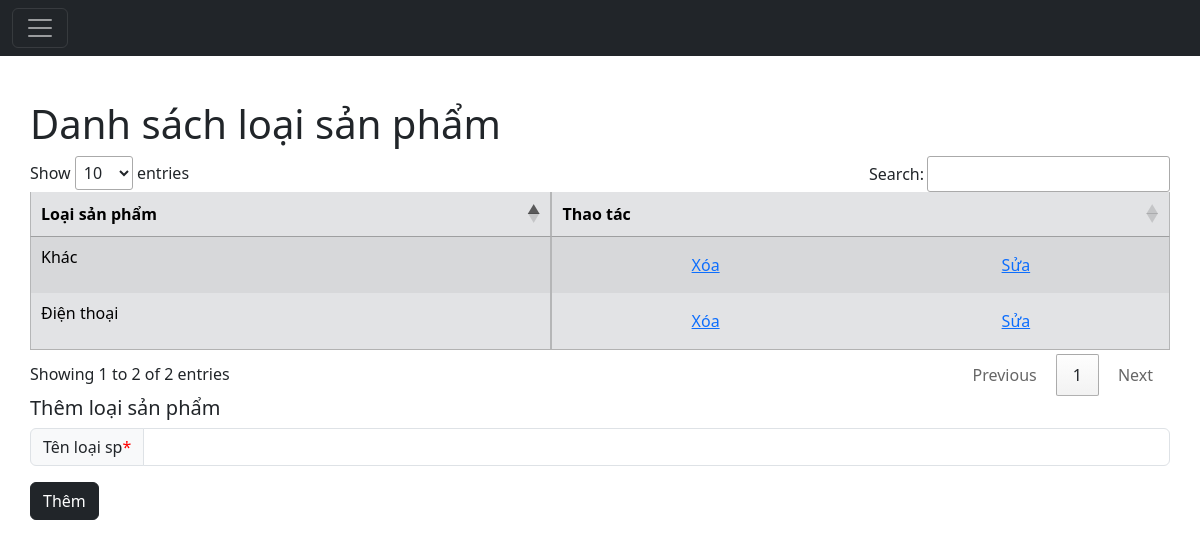
Before: /admin/Pages/ListProductType.php with the older database file.
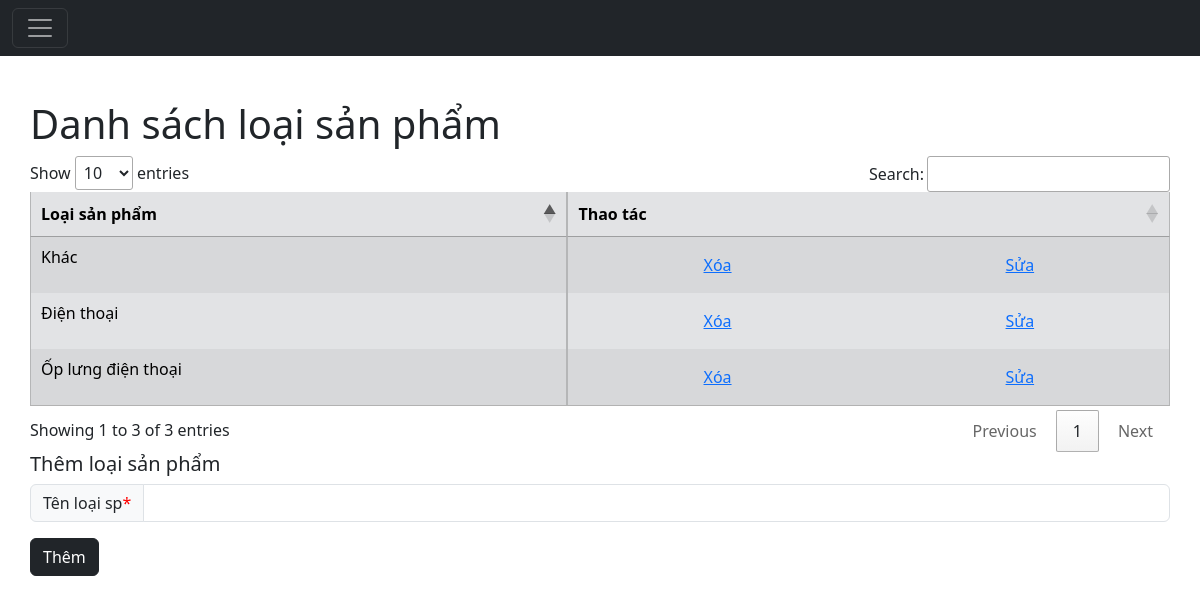
After: the same page with the newer database file.
### tables this page shows
CREATE TABLE `loaisp` (
  `loaisp_ten` varchar(250) NOT NULL
);

### admin/Includes/linkAdmin.php (called while the page is built, shortened)
<?php
$linkBE = "../Includes/BE/";
?>

### admin/Pages/ListProductType.php (the view, shortened to what this page needs)
<!doctype html>
<html lang="en" >
  <head>
  </head>
  <body>
  <?php
  include("./MenuAdmin.php");
  ?>
  <div class="content" style="padding: 100px 30px;">
    <h1>Danh sách loại sản phẩm</h1>
    <?php
    $sql =  "SELECT * FROM loaisp";
    $result = $connect->query($sql);
    $danhsachLSP = [];
    while($row =  mysqli_fetch_array($result,MYSQLI_ASSOC)){
            $danhsachLSP[] = array(
                'loaisp_ten' => $row['loaisp_ten'],
            );
    }
    ?>
    <table id="danhsach" class = " table table-striped table-secondary table-bordered table-hover">
      <thead>
        <tr>
          <th>Loại sản phẩm</th>
          <th>Thao tác</th>
        </tr>
      </thead>
      <tbody>
        <?php
          foreach($danhsachLSP as $lsp): ?>
            <tr>
              <td><?= $lsp['loaisp_ten'] ?></td>
              <td>
                <div class="container text-center">
                  <div class="row gx-5">
                    <div class="col">
                    <div class="p-2"><a href=<?=$linkBE."DeleteSQL.php?key=loaisp_ten&table=loaisp&datakey=".$lsp['loaisp_ten']?>>Xóa</a></div>
                    </div>
                    <div class="col">
                    <div class="p-2"><a href="">Sửa</a></div>
                    </div>
                  </div>
                </div>
              </td>
            </tr>
          <?php endforeach;
        ?>
      </tbody>
    </table>
    <div >
    <span class="log_heading text-dark mb-3"><h5>Thêm loại sản phẩm</h5></span>
      <form action=<?=$linkBE.'Add_productType.php'?> method="post">
        <div class="input-group mb-3">
          <span class="input-group-text" id="inputGroup-sizing-default">Tên loại sp<span style="color: red;">*</span></span>
          <input name="loaisp" type="text" class="form-control" aria-label="Sizing example input" aria-describedby="inputGroup-sizing-default">
        </div>
        <button type="submit" name="submit" type="button" class="btn btn-dark">Thêm</button>
      </form>
    </div>
  </div>
</body>
</html>

### admin/Pages/MenuAdmin.php (shortened to what this page needs)
<!doctype html>
<html lang="en" >
  <head>
    <?php
    include("../Includes/linkAdmin.php");
    ?>
  </head>
  <body>
  <?php
  include($linkFE."Menu.php");
  ?>
  </body>
</html>

### admin/Includes/FE/Menu.php (shortened to what this page needs)
<!DOCTYPE html>
<html lang="en">
<head>
    <?php
    include("../Includes/linkAdmin.php");
    ?>
    <link href="https://cdn.jsdelivr.net/npm/bootstrap@5.3.1/dist/css/bootstrap.min.css" rel="stylesheet">
    <link rel="stylesheet" href="https://cdn.datatables.net/1.13.6/css/jquery.dataTables.css" />
</head>
<body>
<nav class="navbar navbar-dark bg-dark fixed-top">
  <div class="container-fluid">
    <button class="navbar-toggler" type="button" data-bs-toggle="offcanvas" data-bs-target="#offcanvasDarkNavbar" aria-controls="offcanvasDarkNavbar" aria-label="Toggle navigation">
      <span class="navbar-toggler-icon"></span>
    </button>
</body>
</body>

Changed rows visible on the page:
added loaisp: loaisp_ten "Ốp lưng điện thoại"
Other visible differences:
text written by a page script: "Show entries Search: Showing 1 to 2 of 2 entries Previous 1 Next" → "Show entries Search: Showing 1 to 3 of 3 entries Previous 1 Next"
